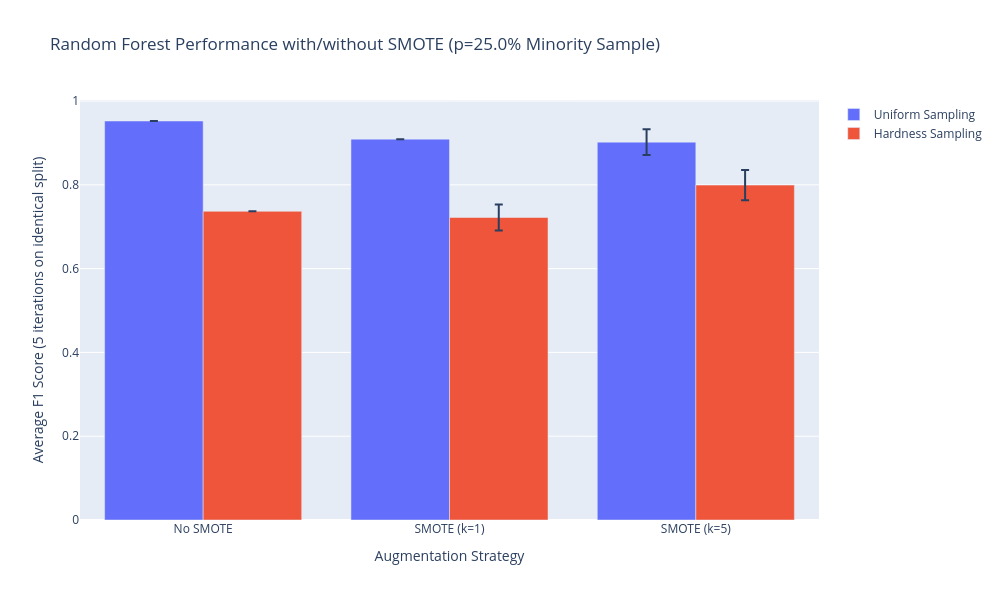

Notebook source saved alongside this figure:
### Markdown cell above
## 2. Data Augmentation

For data augmentation we take random index for minority classes two ways, uniformly and randomly top p index which are hard to predict. To get top p index which are hardest to predict we perform logistic regression on the entire dataset.

### Code cell
bayes_opt_rf_params = joblib.load("top_params_bayes_opt.pkl")
p = 0.25

# Stratified Train test split (80/20) for imbalanced dataset, to ensure that the even distribution of classes.
X_train, X_test, y_train, y_test = train_test_split(X, y, test_size=0.2, random_state=RANDOM_STATE, stratify=y)
X_train = X_train.reset_index(drop=True)
X_test = X_test.reset_index(drop=True)
y_train = y_train.reset_index(drop=True)
y_test = y_test.reset_index(drop=True)
# Get the indices for majority and minority classes over the entire dataset!
majority_index = y_train[y_train == 0].index
minority_index = y_train[y_train == 1].index

# A) Uniformly at random
# uniformly get p% indices from the minority class!
uniform_minority_index = y_train[y_train == 1].sample(frac=p).index

# B) Based on hardness
# Scaling before logistic regression for converegence and better estimates
scaler = StandardScaler()
X_scaled_train = scaler.fit_transform(X_train)
logit_model = LogisticRegression(max_iter=1000, random_state=RANDOM_STATE)
logit_model.fit(X_scaled_train, y_train)
X_scaled_test = scaler.transform(X_test)
# https://stackoverflow.com/questions/54875765/sklearn-return-top-3-classes-from-logistic-regression
# Get the probabilities estimates for the all samples
logit_probability_estimates = logit_model.predict_proba(X_scaled_train)
logit_minority_probability_estimates = logit_probability_estimates[y_train == 1][:, 1]
# Sort minority class by probability ascending (lowest first = hardest to classify)
hard_minority_idx = minority_index[np.argsort(logit_minority_probability_estimates)]
hard_minority_asc_p_index = hard_minority_idx[:int(len(hard_minority_idx) * p)]

def evaluate_smote(min_idx, k_neighbors=None):
    """Evaluates Random Forest with/without SMOTE over 5 iterations on a single split structure."""
    f1_scores = []
    # We combine the majority class with the selected minority class to create the training subset.
    combined_idx = list(majority_index) + list(min_idx)
    X_subset = X_scaled_train[combined_idx]
    y_subset = y_train[combined_idx]
    

    for i in range(5):
        
        if k_neighbors is not None:
            # We do not fix random state for smote to because so that we can capture the variance.
            smote = SMOTE(k_neighbors=k_neighbors, random_state=None)
            X_train_augmented, y_train_augmented = smote.fit_resample(X_subset, y_subset)
        else:
            X_train_augmented, y_train_augmented = X_subset, y_subset
        # Unpack the best parameters dictionary using **
        random_forest_model = RandomForestClassifier(**bayes_opt_rf_params, random_state=RANDOM_STATE)
        random_forest_model.fit(X_train_augmented, y_train_augmented)
        
        y_pred = random_forest_model.predict(X_scaled_test)
        f1_scores.append(f1_score(y_test, y_pred))
        
    return np.mean(f1_scores),np.std(f1_scores)

uniform_no_smote_f1, uniform_no_smote_std = evaluate_smote(uniform_minority_index, k_neighbors=None)
uniform_k1_smote_f1, uniform_k1_smote_std = evaluate_smote(uniform_minority_index, k_neighbors=1)
uniform_k5_smote_f1, uniform_k5_smote_std = evaluate_smote(uniform_minority_index, k_neighbors=5)

hard_no_smote_f1, hard_no_smote_std = evaluate_smote(hard_minority_asc_p_index, k_neighbors=None)
hard_k1_smote_f1, hard_k1_smote_std = evaluate_smote(hard_minority_asc_p_index, k_neighbors=1)
hard_k5_smote_f1, hard_k5_smote_std = evaluate_smote(hard_minority_asc_p_index, k_neighbors=5)

print('---')
print(f'Uniform Sampling - No SMOTE: F1 Score: {uniform_no_smote_f1:.4f} +/- {uniform_no_smote_std:.4f}')
print(f'Uniform Sampling - SMOTE (k=1): F1 Score: {uniform_k1_smote_f1:.4f} +/- {uniform_k1_smote_std:.4f}')
print(f'Uniform Sampling - SMOTE (k=5): F1 Score: {uniform_k5_smote_f1:.4f} +/- {uniform_k5_smote_std:.4f}')
print(f'Hardness Sampling - No SMOTE: F1 Score: {hard_no_smote_f1:.4f} +/- {hard_no_smote_std:.4f}')
print(f'Hardness Sampling - SMOTE (k=1): F1 Score: {hard_k1_smote_f1:.4f} +/- {hard_k1_smote_std:.4f}')
print(f'Hardness Sampling - SMOTE (k=5): F1 Score: {hard_k5_smote_f1:.4f} +/- {hard_k5_smote_std:.4f}')
print('---')

#Plotly bar charts with error bars
fig = go.Figure()
fig.add_trace(go.Bar(
name='Uniform Sampling',
x=['No SMOTE', 'SMOTE (k=1)', 'SMOTE (k=5)'], y=[uniform_no_smote_f1, uniform_k1_smote_f1, uniform_k5_smote_f1],
error_y=dict(type='data', array=[uniform_no_smote_std, uniform_k1_smote_std, uniform_k5_smote_std])
))
fig.add_trace(go.Bar(
        name='Hardness Sampling',
        x=['No SMOTE', 'SMOTE (k=1)', 'SMOTE (k=5)'], y=[hard_no_smote_f1, hard_k1_smote_f1, hard_k5_smote_f1],
        error_y=dict(type='data', array=[hard_no_smote_std, hard_k1_smote_std, hard_k5_smote_std])
    ))
fig.update_layout(barmode='group',title=f'Random Forest Performance with/without SMOTE (p={p*100}% Minority Sample)',
        xaxis_title='Augmentation Strategy',
        yaxis_title='Average F1 Score (5 iterations on identical split)',
        width=1000, 
        height=600)
fig.show()

### Figure 1 — Plotly figure (JSON) as saved in the notebook; plotly's stock layout.template omitted (floating-point values rounded to 4 significant figures)
{"data": [{"error_y": {"array": [0, 1.11e-16, 0.0308], "type": "data"}, "name": "Uniform Sampling", "type": "bar", "x": ["No SMOTE", "SMOTE (k=1)", "SMOTE (k=5)"], "y": [0.9524, 0.9091, 0.9019]}, {"error_y": {"array": [0, 0.03078, 0.03606], "type": "data"}, "name": "Hardness Sampling", "type": "bar", "x": ["No SMOTE", "SMOTE (k=1)", "SMOTE (k=5)"], "y": [0.7368, 0.7221, 0.7994]}], "layout": {"barmode": "group", "height": 600, "title": {"text": "Random Forest Performance with/without SMOTE (p=25.0% Minority Sample)"}, "width": 1000, "xaxis": {"title": {"text": "Augmentation Strategy"}}, "yaxis": {"title": {"text": "Average F1 Score (5 iterations on identical split)"}}}}
